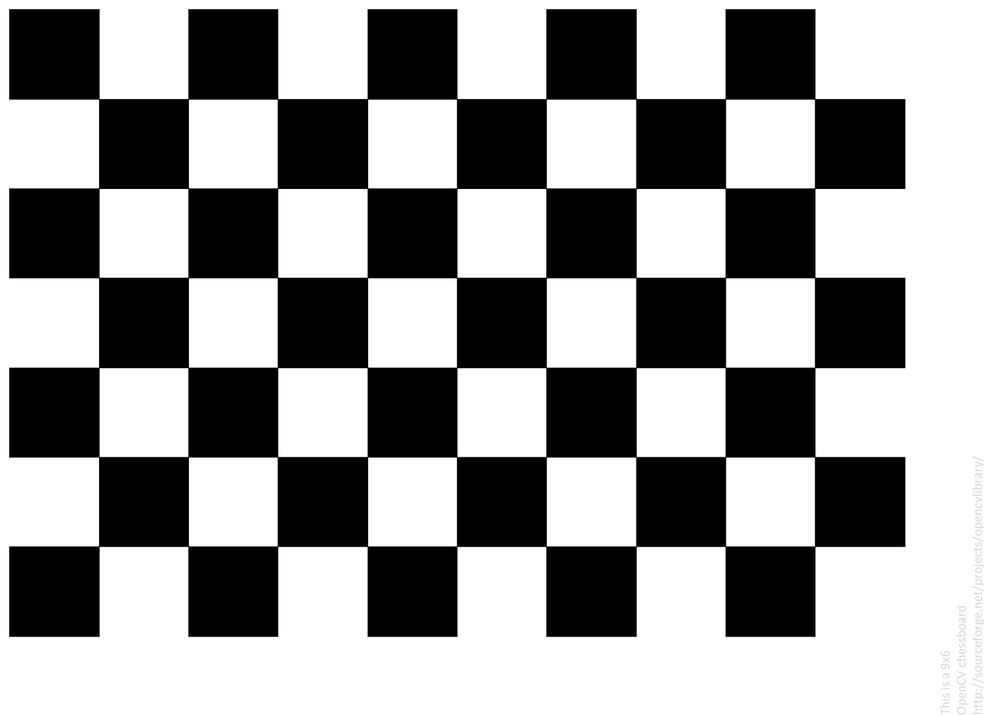
#> input picture algorithms/vanishing-point-detection/pictures/input/chessboard.png, 985 x 716 px, shrunk from 1600 x 1163 before the run; its folder holds only this picture in this run
$ python Testing.py
#> lines starting #> are read from the running program, lines starting #| are printed output that depends on the picture; after the words box and inside, x2 and y2 are one past the last pixel; in counts of white or black regions, pixels touching at a corner belong together
### algorithms/vanishing-point-detection/src/VanishingPoint.py
import random

import cv2
import numpy as np


# Perform edge detection
def hough_transform(img):
    gray = cv2.cvtColor(img, cv2.COLOR_BGR2GRAY)  # Convert image to grayscale

    kernel = np.ones((15, 15), np.uint8)
    opening = cv2.morphologyEx(gray, cv2.MORPH_OPEN, kernel)  # Open (erode, then dilate)
    cv2.imwrite('../pictures/output/opening.jpg', opening)

    edges = cv2.Canny(opening, 50, 150, apertureSize=3)  # Canny edge detection
    cv2.imwrite('../pictures/output/canny.jpg', edges)

    lines = cv2.HoughLines(edges, 1, np.pi / 180, 200)  # Hough line detection
    hough_lines = []

    # Lines are represented by rho, theta; convert to endpoint notation
    for line in lines:
        for rho, theta in line:
            a = np.cos(theta)
            b = np.sin(theta)
            x0 = a * rho
            y0 = b * rho
            x1 = int(x0 + 1000 * (-b))
            y1 = int(y0 + 1000 * (a))
            x2 = int(x0 - 1000 * (-b))
            y2 = int(y0 - 1000 * (a))

            cv2.line(img, (x1, y1), (x2, y2), (0, 0, 255), 2)
            hough_lines.append(((x1, y1), (x2, y2)))

    cv2.imwrite('../pictures/output/hough.jpg', img)
    return hough_lines


# Random sampling of lines
def sample_lines(lines, size):
    if size > len(lines):
        size = len(lines)
    return random.sample(lines, size)


def det(a, b):
    return a[0] * b[1] - a[1] * b[0]


# Find intersection point of two lines (not segments!)
def line_intersection(line1, line2):
    x_diff = (line1[0][0] - line1[1][0], line2[0][0] - line2[1][0])
    y_diff = (line1[0][1] - line1[1][1], line2[0][1] - line2[1][1])

    div = det(x_diff, y_diff)
    if div == 0:
        return None  # Lines don't cross

    d = (det(*line1), det(*line2))
    x = det(d, x_diff) / div
    y = det(d, y_diff) / div

    return x, y


# Find intersections between multiple lines (not line segments!)
def find_intersections(lines, img):
    intersections = []
    for i in xrange(len(lines)):
        line1 = lines[i]
        for j in xrange(i + 1, len(lines)):
            line2 = lines[j]

            if not line1 == line2:
                intersection = line_intersection(line1, line2)
                if intersection:  # If lines cross, then add
                    # Don't include intersections that happen off-image
                    # Seems to cost more time than it saves
                    # if not (intersection[0] < 0 or intersection[0] > img.shape[1] or
                    #                 intersection[1] < 0 or intersection[1] > img.shape[0]):
                    # print 'adding', intersection[0],intersection[1],img.shape[1],img.shape[0]
                    intersections.append(intersection)

    return intersections


# Given intersections, find the grid where most intersections occur and treat as vanishing point
def find_vanishing_point(img, grid_size, intersections):
    # Image dimensions
    image_height = img.shape[0]
    image_width = img.shape[1]

    # Grid dimensions
    grid_rows = (image_height // grid_size) + 1
    grid_columns = (image_width // grid_size) + 1

    # Current cell with most intersection points
    max_intersections = 0
    best_cell = None

    for i in xrange(grid_rows):
        for j in xrange(grid_columns):
            cell_left = i * grid_size
            cell_right = (i + 1) * grid_size
            cell_bottom = j * grid_size
            cell_top = (j + 1) * grid_size
            cv2.rectangle(img, (cell_left, cell_bottom), (cell_right, cell_top), (0, 0, 255), 10)

            current_intersections = 0  # Number of intersections in the current cell
            for x, y in intersections:
                if cell_left < x < cell_right and cell_bottom < y < cell_top:
                    current_intersections += 1

            # Current cell has more intersections that previous cell (better)
            if current_intersections > max_intersections:
                max_intersections = current_intersections
                best_cell = ((cell_left + cell_right) / 2, (cell_bottom + cell_top) / 2)

    if not best_cell == [None, None]:
        print("best_cell : " + str(best_cell[0]) + "," + str(best_cell[1]))
        rx1 = best_cell[0] - grid_size / 2
        ry1 = best_cell[1] - grid_size / 2
        rx2 = best_cell[0] + grid_size / 2
        ry2 = best_cell[1] + grid_size / 2
        cv2.rectangle(img, (rx1, ry1), (rx2, ry2), (0, 255, 0), 10)
        # cv2.imwrite('../pictures/output/center.jpg', img)

    return best_cell

### algorithms/vanishing-point-detection/src/Testing.py
import os

from VanishingPoint import *

i = 0
for subdir, dirs, files in os.walk('../pictures/input'):
    for file in files:
        filepath = subdir + os.sep + file

        if filepath.endswith(".png"):
            i += 1
            img = cv2.imread(filepath)
#> img is the input picture: shape (716, 985, 3); mean B, G, R 152.2, 152.2, 152.2

            hough_lines = hough_transform(img)
#> in hough_transform, `edges = cv2.Canny(opening, 50, 150, apertureSize=3)`:
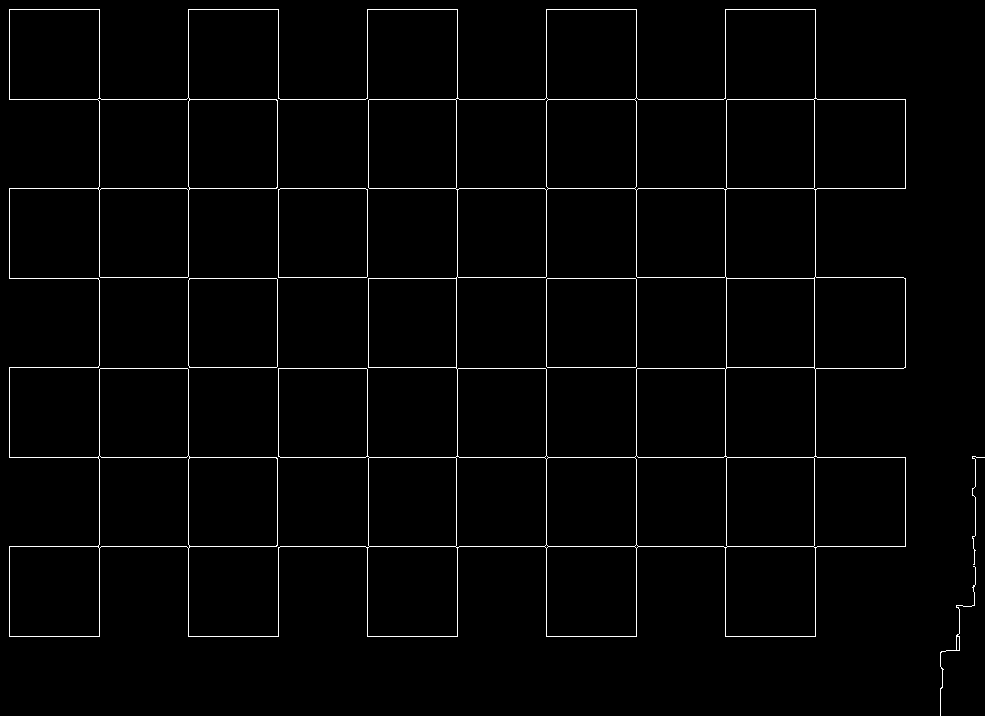
#> edges: shape (716, 985); 1.8% white in thin lines or dots
#> in hough_transform, `lines = cv2.HoughLines(edges, 1, np.pi / 180, 200)`: lines = 19 rows, first 8: [457, 1.57], [546, 1.57], [188, 1.57], [99, 1.57], [546, 0], [636, 0], [99, 0], [188, 0]
#> the loop in hough_transform, `for line in lines:` made 19 passes
#> line on passes 1 to 12: [[457, 1.57]], [[546, 1.57]], [[188, 1.57]], [[99, 1.57]], [[546, 0]], [[636, 0]], [[99, 0]], [[188, 0]], [[636, 1.57]], [[9, 1.57]], [[278, 1.57]], [[367, 1.57]]
#> after the loop in hough_transform, `for line in lines:`:
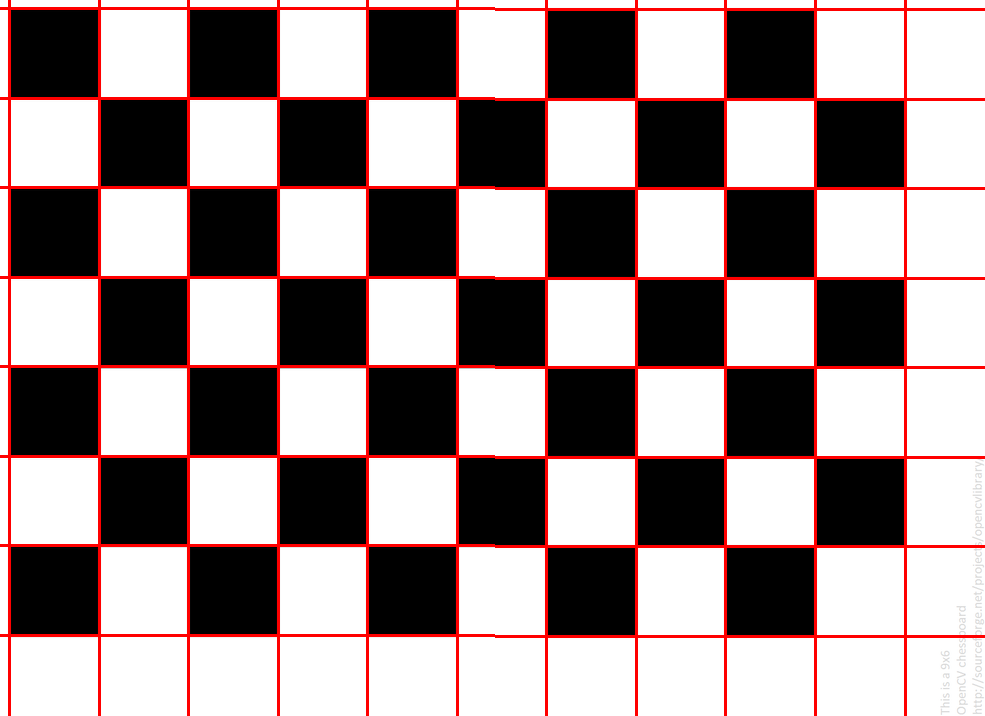
#> img: shape (716, 985, 3); 6.59% of pixels changed, all inside (x1, y1, x2, y2) = (0, 0, 985, 716)
#> after the loop in hough_transform, `for line in lines:`: hough_lines = 19 items
#> hough_lines = 19 items
            if hough_lines:
                random_sample = sample_lines(hough_lines, 100)
#> in sample_lines, `size = len(lines)`: size = 19
#> random_sample = 19 items
                intersections = find_intersections(random_sample, img)
#> the loop in find_intersections, `for i in xrange(len(lines)):` made 19 passes
#> line1 on passes 1 to 7: ((9, 1000), (9, -1000)), ((278, 1000), (278, -1000)), ((-1000, 545), (999, 546)), ((-1000, 635), (999, 636)), ((457, 1000), (457, -1000)), ((188, 1000), (188, -1000)), ((99, 1000), (99, -1000))
#> line1 on pass 13: ((-1000, 277), (999, 278))
                if intersections:
                    grid_size = min(img.shape[0], img.shape[1]) // 3
                    vanishing_point = find_vanishing_point(img, grid_size, intersections)
#> after the loop in find_vanishing_point, `for i in xrange(grid_rows):`:
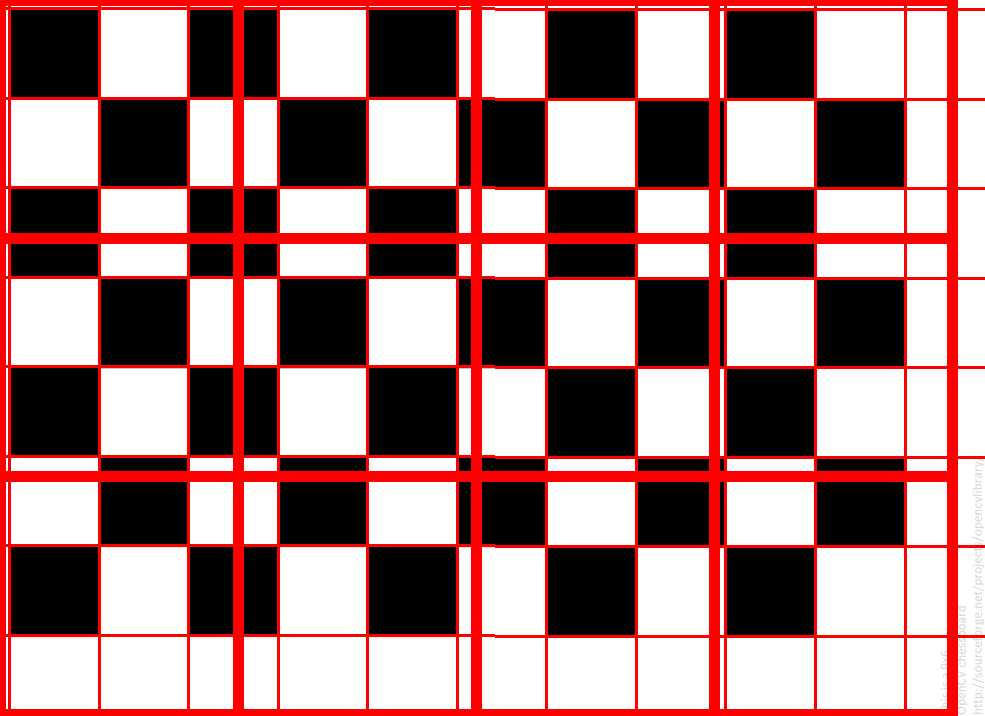
#> img: shape (716, 985, 3); 9.25% of pixels changed, all inside (x1, y1, x2, y2) = (0, 0, 958, 716)
#| best_cell : 119.0,119.0
#> in find_vanishing_point, `cv2.rectangle(img, (rx1, ry1), (rx2, ry2), (0, 255, 0), 10)`:
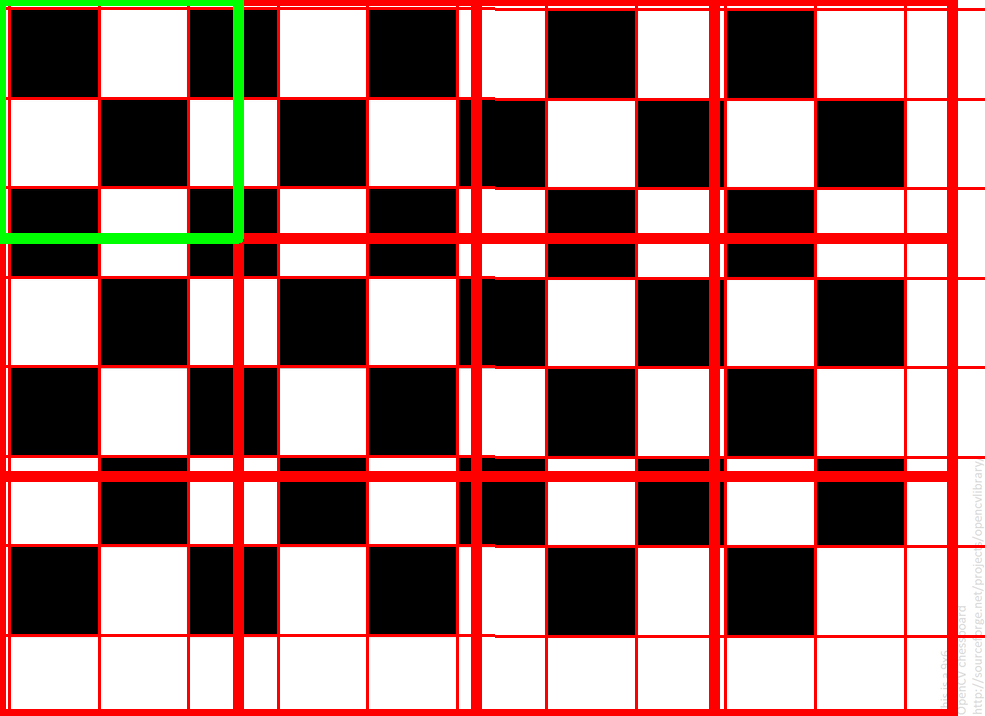
#> img: shape (716, 985, 3); 1.13% of pixels changed, all inside (x1, y1, x2, y2) = (0, 0, 244, 244)

                    filename = '../pictures/output/center' + str(i) + '.jpg'

                    cv2.imwrite(filename, img)
